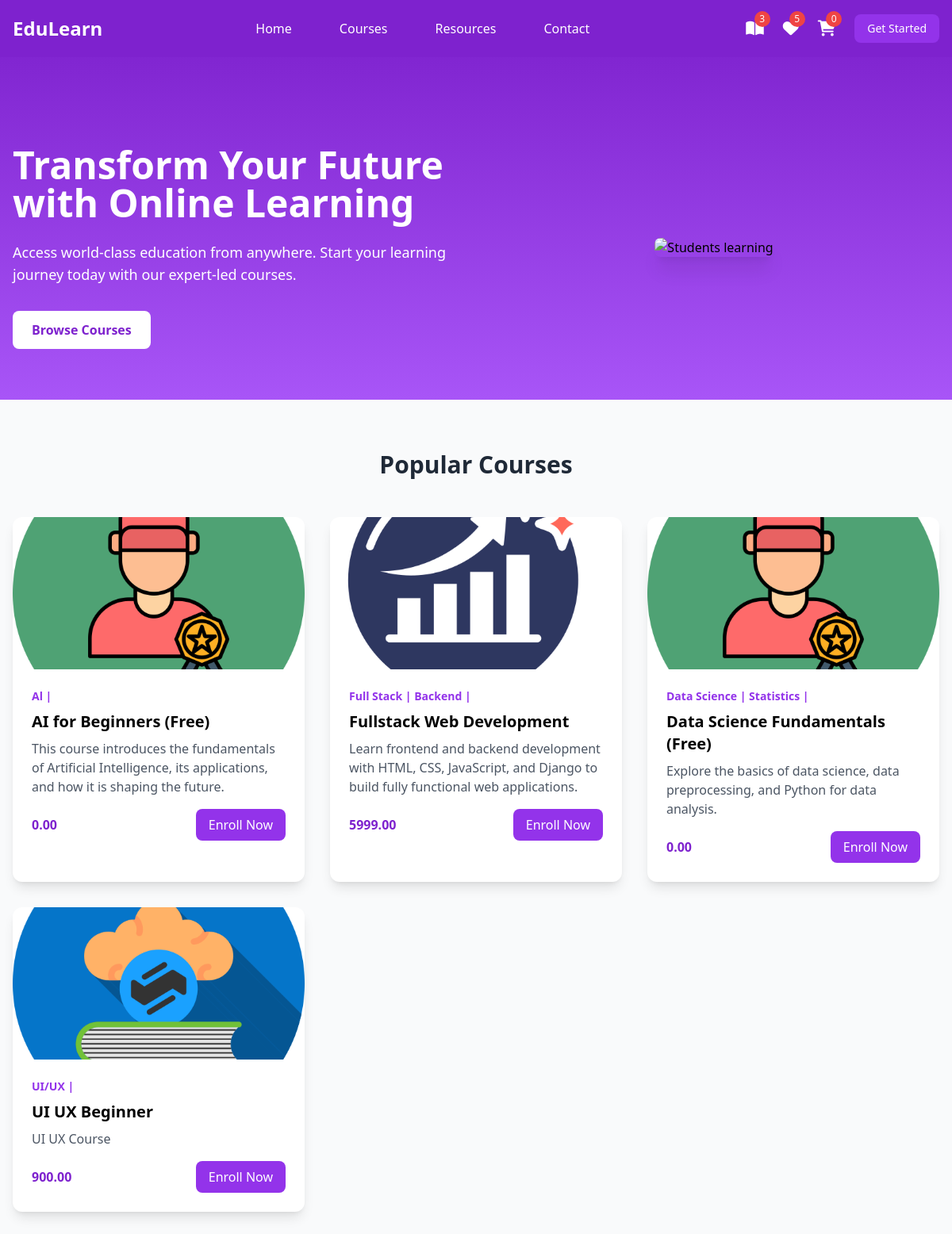
The app's page /student/index/ (signed in) with its own data.
### instructor/models.py (models this page shows, shortened)
class User(AbstractUser):
    ROLE_CHOICES =(
        ("instructor","Instructor"),
        ("student","Student")
    )
    role=models.CharField(max_length=20,choices=ROLE_CHOICES,default="student")

class Course(models.Model):
    title=models.CharField(max_length=200)
    description=models.TextField()
    price=models.DecimalField(decimal_places=2,max_digits=7)
    owner=models.ForeignKey(User,on_delete=models.SET_NULL,related_name="courses",null=True)
    is_free=models.BooleanField(default=False)
    picture=models.ImageField(upload_to="courseimages",null=True,blank=True,default="courseimages/default.png")
    thumbnail=EmbedVideoField()
    category_objects=models.ManyToManyField(Category)
    created_at=models.DateTimeField(auto_now_add=True)
    updated_at=models.DateTimeField(auto_now=True)

class Category(models.Model):
    name=models.CharField(max_length=200,unique=True)
    def __str__(self):
        return self.name

### student/views.py (the view)
# urls.py: path('index/',views.IndexView.as_view(),name="index"),
class IndexView(View):
    def get(self,request,*args,**kwargs):
        all_courses=Course.objects.all()
        return render(request,"index.html",{"courses":all_courses})

### student/templates/index.html
{%extends 'base.html'%} {%block mainblock%}
<section class="pt-20 bg-gradient-to-b from-purple-700 to-purple-500">
  <div
    class="max-w-screen-xl mx-auto px-4 py-16 grid md:grid-cols-2 gap-8 items-center"
  >
    <div class="text-white">
      <h1 class="text-4xl md:text-5xl font-bold mb-6">
        Transform Your Future with Online Learning
      </h1>
      <p class="text-lg mb-8">
        Access world-class education from anywhere. Start your learning journey
        today with our expert-led courses.
      </p>
      <button
        class="bg-white text-purple-700 hover:bg-purple-100 px-6 py-3 rounded-lg font-semibold transition duration-300"
      >
        Browse Courses
      </button>
    </div>
    <div class="flex justify-center">
      <img
        src="/api/placeholder/600/400"
        alt="Students learning"
        class="rounded-lg shadow-xl"
      />
    </div>
  </div>
</section>
<section class="max-w-screen-xl mx-auto px-4 py-16">
  <h2 class="text-3xl font-bold text-center mb-12 text-gray-800">
    Popular Courses
  </h2>
  <div class="grid grid-cols-1 md:grid-cols-3 gap-8">
    {%for c in courses%}
    <div
      class="bg-white rounded-xl shadow-lg overflow-hidden transform transition duration-300 hover:scale-105 hover:shadow-xl"
    >
      <img
        src="{{c.picture.url}}"
        alt="Course 1"
        class="w-full h-48 object-cover"
      />
      <div class="p-6">
        <div class="text-purple-600 text-sm font-semibold mb-2">
          {%for cat in c.category_objects.all%}
          <span> {{cat}} |</span>
          {%endfor%}
        </div>
        <h3 class="text-xl font-bold mb-2">{{c.title}}</h3>
        <p class="text-gray-600 mb-4">{{c.description}}</p>
        <div class="flex justify-between items-center">
          <span class="text-purple-700 font-bold">{{c.price}}</span>
          <a
            href="{%url 'course-detail' c.id%}"
            class="bg-purple-600 text-white px-4 py-2 rounded-lg hover:bg-purple-700 transition duration-300"
          >
            Enroll Now
          </a>
        </div>
      </div>
    </div>
    {%endfor%}
  </div>
</section>
{%endblock%}

### student/templates/base.html (shortened to what this page needs)
<!DOCTYPE html>
<html lang="en">
  <head>
    <script src="https://cdn.tailwindcss.com"></script>
    <link
      href="https://cdnjs.cloudflare.com/ajax/libs/font-awesome/6.0.0/css/all.min.css"
      rel="stylesheet"
    />
  </head>
  <body class="bg-gray-50">
    <nav class="bg-purple-700 fixed w-full z-20 top-0 left-0">
      <div
        class="max-w-screen-xl flex flex-wrap items-center justify-between mx-auto p-4"
      >
        <a href="#" class="flex items-center">
          <span class="self-center text-2xl font-semibold text-white"
            >EduLearn</span
          >
        </a>
        <div
          class="items-center justify-between hidden w-full md:flex md:w-auto md:order-1"
        >
          <ul
            class="flex flex-col p-4 md:p-0 mt-4 font-medium md:flex-row md:space-x-8 md:mt-0"
          >
            <li>
              <a
                href="#"
                class="block py-2 pl-3 pr-4 text-white hover:text-purple-200"
                >Home</a
              >
            </li>
            <li>
              <a
                href="#"
                class="block py-2 pl-3 pr-4 text-white hover:text-purple-200"
                >Courses</a
              >
            </li>
            <li>
              <a
                href="#"
                class="block py-2 pl-3 pr-4 text-white hover:text-purple-200"
                >Resources</a
              >
            </li>
            <li>
              <a
                href="#"
                class="block py-2 pl-3 pr-4 text-white hover:text-purple-200"
                >Contact</a
              >
            </li>
          </ul>
        </div>
        <div class="flex items-center space-x-6 md:order-2">
          <div class="relative group">
            <a href="#" class="text-white hover:text-purple-200">
              <i class="fas fa-book-open text-xl"></i>
              <span
                class="absolute -top-2 -right-2 bg-red-500 text-white text-xs rounded-full h-5 w-5 flex items-center justify-center"
                >3</span
              >
            </a>
          </div>
          <div class="relative group">
            <a href="#" class="text-white hover:text-purple-200">
              <i class="fas fa-heart text-xl"></i>
              <span
                class="absolute -top-2 -right-2 bg-red-500 text-white text-xs rounded-full h-5 w-5 flex items-center justify-center"
                >5</span
              >
            </a>
          </div>
          <div class="relative group">
            <a
              href="{%url 'cart-summary'%}"
              class="text-white hover:text-purple-200"
            >
              <i class="fas fa-shopping-cart text-xl"></i>
              <span
                class="absolute -top-2 -right-2 bg-red-500 text-white text-xs rounded-full h-5 w-5 flex items-center justify-center"
                >{{request.user.basket.all.count}}</span
              >
            </a>
          </div>
          <button
            class="text-white bg-purple-600 hover:bg-purple-800 focus:ring-4 focus:outline-none focus:ring-purple-300 font-medium rounded-lg text-sm px-4 py-2 text-center"
          >
            Get Started
          </button>
        </div>
      </div>
    </nav>
    <div class="mt-10">{%block mainblock%} {%endblock%}</div>
  </body>
</html>

### records on screen
User: user.basket.all.count "0"
Course: picture (picture), title "AI for Beginners (Free)", description "This course introduces the fundamentals of Artificial Intelligence, its applications, and how it is shaping the future.", price "0.00"
Category: name "Al"
Course: picture (picture), title "Fullstack Web Development", description "Learn frontend and backend development with HTML, CSS, JavaScript, and Django to build fully functional web applications.", price "5999.00"
Category: name "Full Stack"
Category: name "Backend"
Course: picture (picture), title "Data Science Fundamentals (Free)", description "Explore the basics of data science, data preprocessing, and Python for data analysis.", price "0.00"
Category: name "Data Science"
Category: name "Statistics"
Course: picture (picture), title "UI UX Beginner", description "UI UX Course", price "900.00"
Category: name "UI/UX"
